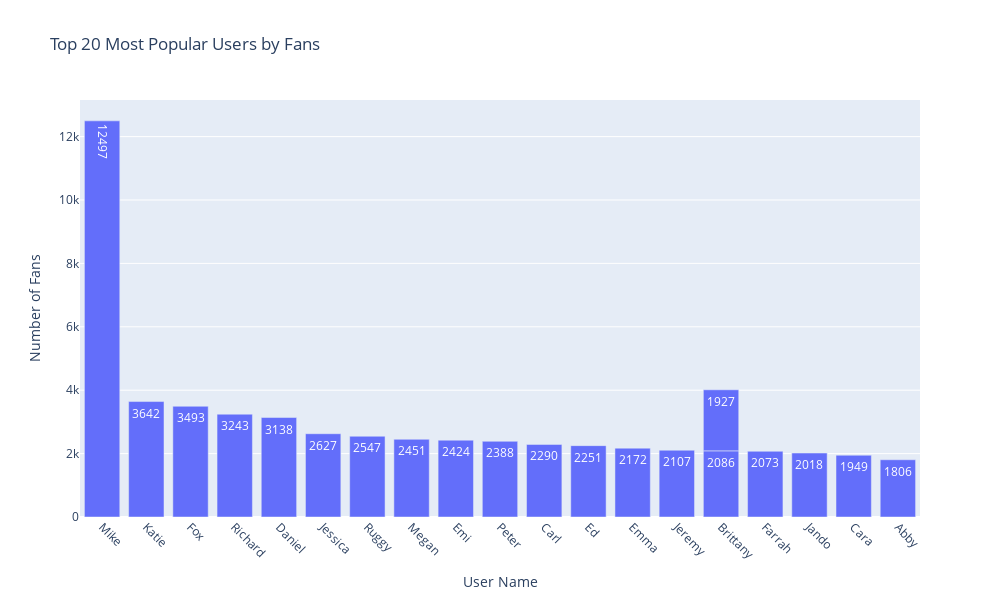

Write notebook code for a chart like this one.
### Code cell
top_users = df_users.sort_values(by='fans', ascending=False).head(20)

fig = px.bar(
    top_users,
    x='name',
    y='fans',
    title='Top 20 Most Popular Users by Fans',
    labels={'name': 'User Name', 'fans': 'Number of Fans'},
    text='fans'
)
fig.update_layout(
    xaxis_tickangle=45,
    xaxis_title="User Name",
    yaxis_title="Number of Fans",
    height=600,
    width=1000
)
fig.show()

### Figure 1 — Plotly figure (JSON) as saved in the notebook; plotly's stock layout.template omitted (floating-point values rounded to 4 significant figures)
{"data": [{"alignmentgroup": "True", "hovertemplate": "User Name=%{x}<br>Number of Fans=%{text}<extra></extra>", "legendgroup": "", "marker": {"color": "#636efa", "pattern": {"shape": ""}}, "name": "", "offsetgroup": "", "orientation": "v", "showlegend": false, "text": [12497, 3642, 3493, 3243, 3138, 2627, 2547, 2451, 2424, 2388, 2290, 2251, 2172, 2107, 2086, 2073, 2018, 1949, 1927, 1806], "textposition": "auto", "type": "bar", "x": ["Mike", "Katie", "Fox", "Richard", "Daniel", "Jessica", "Ruggy", "Megan", "Emi", "Peter", "Carl", "Ed", "Emma", "Jeremy", "Brittany", "Farrah", "Jando", "Cara", "Brittany", "Abby"], "xaxis": "x", "y": [12497, 3642, 3493, 3243, 3138, 2627, 2547, 2451, 2424, 2388, 2290, 2251, 2172, 2107, 2086, 2073, 2018, 1949, 1927, 1806], "yaxis": "y"}], "layout": {"barmode": "relative", "height": 600, "legend": {"tracegroupgap": 0}, "title": {"text": "Top 20 Most Popular Users by Fans"}, "width": 1000, "xaxis": {"anchor": "y", "domain": [0, 1], "tickangle": 45, "title": {"text": "User Name"}}, "yaxis": {"anchor": "x", "domain": [0, 1], "title": {"text": "Number of Fans"}}}}
